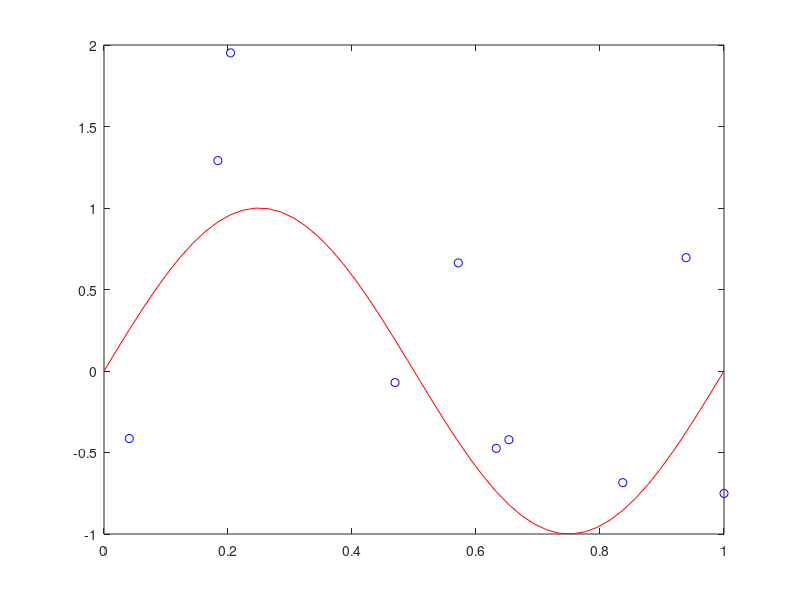

The MATLAB source for this figure: (Note: this script raises an error after producing the figure.)
%Esempio di Curve Fitting Polinomiale
clc;clear;close all

x=linspace(0,1,50);
%curva da stimare
y=sin(2*pi*x);

%Valori osservati con Rumore additivo
y1=randperm(50);

%Numero punti osservati
n=10;
rumore=randn(1,n);
tt=y(y1(1:n))+rumore;
xt=x(y1(1:n));
figure(1);
plot(x,y,'r');hold on
plot(xt,tt,'ob');


%Approssimazione attraverso Polinomio di grado 3
basi=@(x)([1 x]);
%calcolo i coefficienti del polinomio
[w,DesignMatrix]=LinearBasis(tt',xt,basi);

%Ipotizzo che  i dati osservati (ti,xi) siano caratterizzati da una distribuzione
%Gaussiana N(ti| y(xi,w), beta) con:
%
%  - media=y(xi,w)
%  - varianza= beta
%
% w rappresenta una variabile ALEATORIA di cui posso calcolare la
% distibuzione a posteriori mediante il teorema di bayes:
%               N
% Likelyhood= II   N(ti| y(xi,w), beta) --> funzione di (w,beta)
%               i=1
%
% Ipotizzo una prior su w --> P(w| a)=N(w| 0,alpha) funzione di (w,alpha)
% la media e la varianza sono noti
%
% Ottengo P(w|T,X,alpha,beta)
syms w0 real 
syms w1 real 
%syms x  real 
%syms t real 
syms Alpha real 
syms Beta real
W=[w0;w1];
M=length(W);

Likelyhood=1;
for i=1:n
    Likelyhood=Likelyhood*GaussianaMulti(1/Beta,basi(xt(i))*W,tt(i));
end
L1=subs(Likelyhood,'Beta',1);
figure(2);
ezmesh(L1)

Mo=zeros(M,1);
So=(1/Alpha)*eye(M);
Prior=GaussianaMulti(So,Mo,W);
P1=subs(Prior,'Alpha',1);
figure(3);
ezmesh(P1)

Posterior=Likelyhood*Prior;
%Visualizzo la Posterior avendo Fissato gli IperParametri(Alpha,Betha):
%la Posterior è ancora una guassiana
figure(4);
Posterior1=L1*P1;
ezmesh(Posterior1)

%L'integrale rispetto a w non viene risolto: nn riesco a disegnare la
%Distribuzione Predittiva
%DistrPredittiva=int(int(GaussianaMulti(1,basi(x)*W,t)*Posterior1,w1),w0);

%Utilizzo le formule dirette

SN_=inv(So)+Beta*DesignMatrix'*DesignMatrix;
SN=inv(SN_);
MN=SN*(inv(So)*Mo+Beta*DesignMatrix'*tt');

Posterior2=GaussianaMulti(SN,MN,W);
P2=subs(Posterior2,{'Alpha','Beta'},{1,1});
figure(5);
ezmesh(P2)

%Calcolo la stima dei parametri Massimizzando il log(Posterior)
DPosterior=jacobian(log(Posterior1),[w0 w1])
W_analitica=solve(DPosterior);
W0=[double(W_analitica.w0);double(W_analitica.w1)]

%Calcolo la stima dei parametri Massimizzando il log(Posterior)
DPosterior=jacobian(log(P2),[w0 w1])
W_analitica=solve(DPosterior);
W1=[double(W_analitica.w0);double(W_analitica.w1)]

%W0 è uguale a W1: i due approcci portano alla stessa soluzione

%% Calcolo w attraverso un problema di fitting con regolarizzazione
W=[w0;w1;];
l=1;  %Alpha/Beta

%Calcolo la Funzione obbiettivo: E(w)=(w1+w2*x(i)+w3*x(i)^2 -t(i))^2
Ew=0;
for i=1:n
    X=[1;xt(i)];
    Ew=Ew+(W.'*X -tt(i))^2;
end
Ew=Ew/2  + l/2 *(W.'*W);

%Calcolo la derivata dEw/dw di Ew rispetto ai parametri w
DEw=jacobian(Ew,[w0 w1])

%Calcolo la soluzione analitica risolvendo dEw/dw=0
W_analitica=solve(DEw);
W2=[double(W_analitica.w0);double(W_analitica.w1)]

%W2 è uguale a W1  --> MASSIMIZZARE la LOG(Posterior)== Fitting SSD
%regolarizzato
%Valuto la soluzione su tutti i punti x
for i=1:50
    X=[1;x(i)];
    y_stimata(i)=W1.'*X;
end
figure(1)
plot(x,y_stimata,'m');hold on

MN=subs(MN,{'Alpha','Beta'},{1,1});
SN=subs(SN,{'Alpha','Beta'},{1,1});

%% Calcolo la Distribuzione Predittiva P(t |x,T,Alpha,Beta)
for i=1:50
  
    SigmaN=1/1+basi(x(i))*SN*basi(x(i))'
    MediaN=MN'*basi(x(i))'
    F(i)=GaussianaMulti(SigmaN,MediaN,x(i));
    Fup(i)=GaussianaMulti(SigmaN,MediaN,x(i)+SigmaN);
    Fdown(i)=GaussianaMulti(SigmaN,MediaN,x(i)-SigmaN); 
end
figure(1)
plot(x,F)
plot(x,Fup,'y')
plot(x,Fdown,'y')
